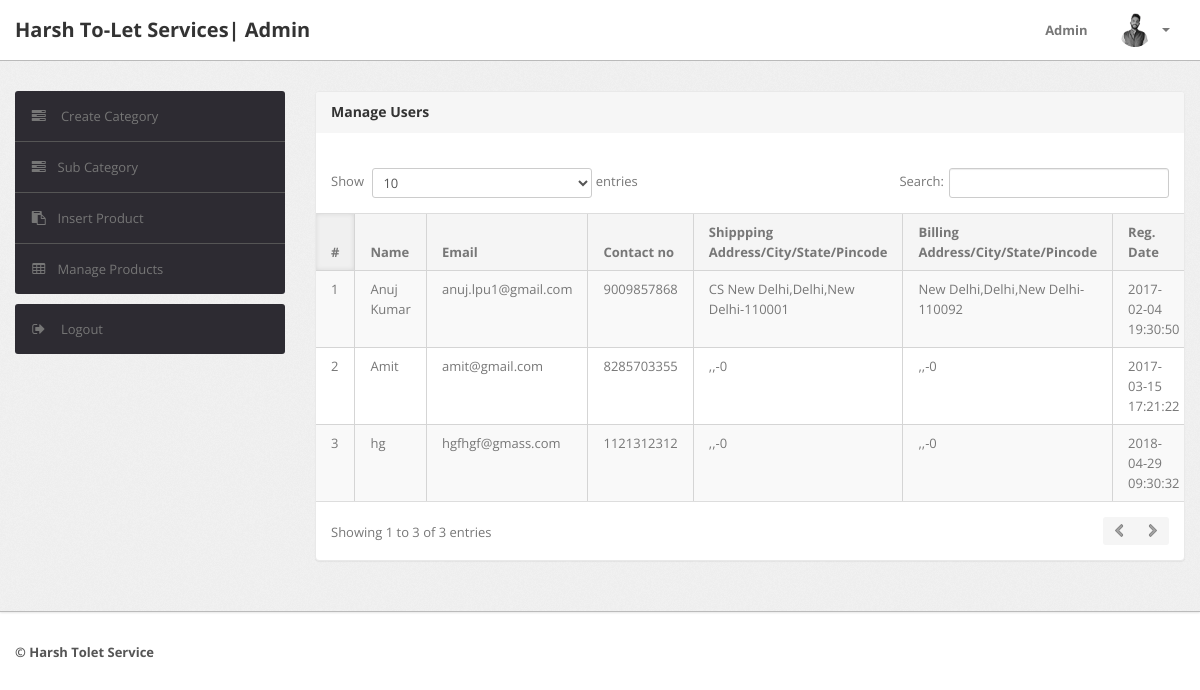
Before: /Searching/admin/manage-users.php (signed in) with the older database file.
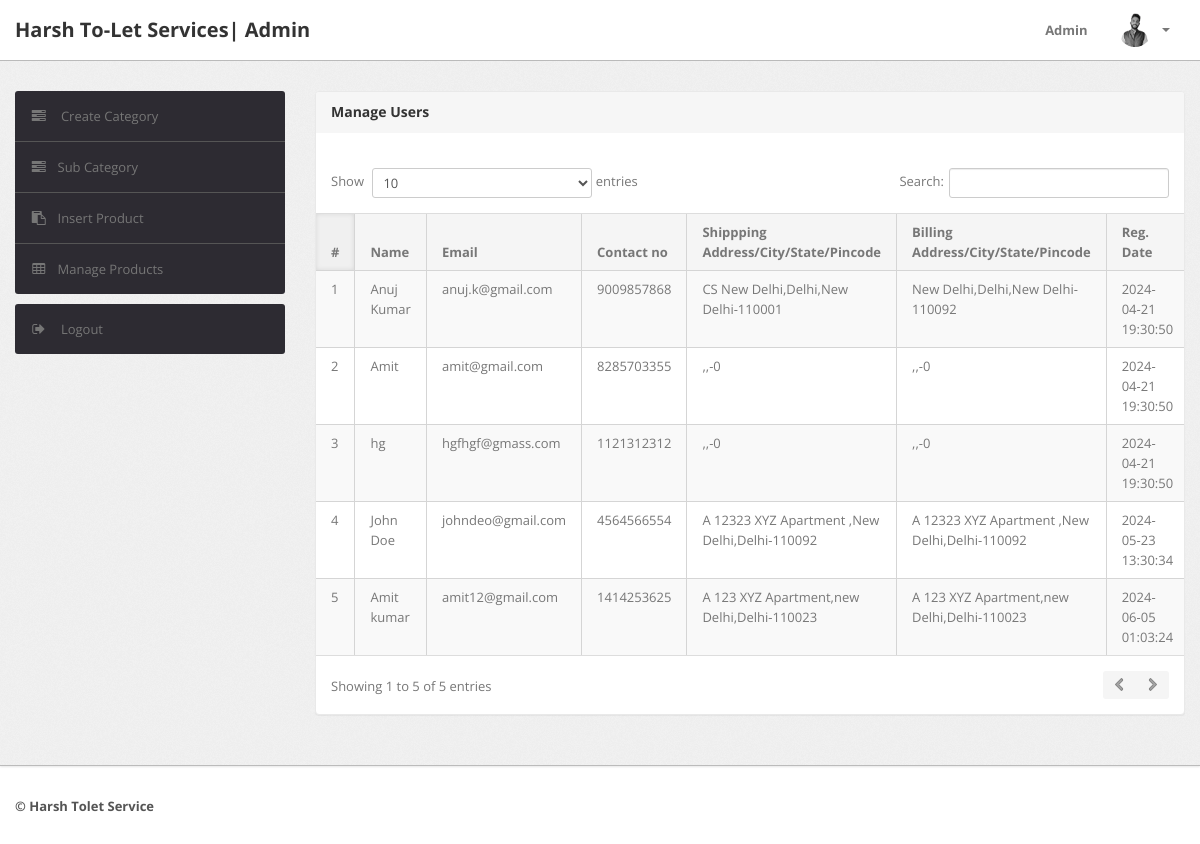
After: the same page with the newer database file.
### tables this page shows
CREATE TABLE `users` (
  `id` int(11) NOT NULL,
  `name` varchar(255) DEFAULT NULL,
  `email` varchar(255) DEFAULT NULL,
  `contactno` bigint(11) DEFAULT NULL,
  `password` varchar(255) DEFAULT NULL,
  `shippingAddress` longtext DEFAULT NULL,
  `shippingState` varchar(255) DEFAULT NULL,
  `shippingCity` varchar(255) DEFAULT NULL,
  `shippingPincode` int(11) DEFAULT NULL,
  `billingAddress` longtext DEFAULT NULL,
  `billingState` varchar(255) DEFAULT NULL,
  `billingCity` varchar(255) DEFAULT NULL,
  `billingPincode` int(11) DEFAULT NULL,
  `regDate` timestamp NOT NULL DEFAULT current_timestamp(),
  `updationDate` varchar(255) DEFAULT NULL
);

### Searching/admin/manage-users.php (the view, shortened to what this page needs)
<?php
include('include/config.php');
if(strlen($_SESSION['alogin'])==0)
	{
header('location:index.php');
}
else{
?>
<!DOCTYPE html>
<html lang="en">
<head>
	<link type="text/css" href="bootstrap/css/bootstrap.min.css" rel="stylesheet">
	<link type="text/css" href="bootstrap/css/bootstrap-responsive.min.css" rel="stylesheet">
	<link type="text/css" href="css/theme.css" rel="stylesheet">
	<link type="text/css" href="images/icons/css/font-awesome.css" rel="stylesheet">
</head>
<body>
<?php include('include/header.php');?>
	<div class="wrapper">
		<div class="container">
			<div class="row">
<?php include('include/sidebar.php');?>
			<div class="span9">
					<div class="content">
	<div class="module">
							<div class="module-head">
								<h3>Manage Users</h3>
							</div>
							<div class="module-body table">
									<br />
								<table cellpadding="0" cellspacing="0" border="0" class="datatable-1 table table-bordered table-striped	 display" width="100%">
									<thead>
										<tr>
											<th>#</th>
											<th> Name</th>
											<th>Email </th>
											<th>Contact no</th>
											<th>Shippping Address/City/State/Pincode </th>
											<th>Billing Address/City/State/Pincode </th>
											<th>Reg. Date </th>
										</tr>
									</thead>
									<tbody>
<?php $query=mysqli_query($con,"select * from users");
$cnt=1;
while($row=mysqli_fetch_array($query))
{
?>
										<tr>
											<td><?php echo htmlentities($cnt);?></td>
											<td><?php echo htmlentities($row['name']);?></td>
											<td><?php echo htmlentities($row['email']);?></td>
											<td> <?php echo htmlentities($row['contactno']);?></td>
											<td><?php echo htmlentities($row['shippingAddress'].",".$row['shippingCity'].",".$row['shippingState']."-".$row['shippingPincode']);?></td>
											<td><?php echo htmlentities($row['billingAddress'].",".$row['billingCity'].",".$row['billingState']."-".$row['billingPincode']);?></td>
											<td><?php echo htmlentities($row['regDate']);?></td>
										<?php $cnt=$cnt+1; } ?>
								</table>
							</div>
						</div>
					</div>
				</div>
			</div>
		</div>
	</div>
<?php include('include/footer.php');?>
</body>
<?php } ?>

### Searching/admin/include/header.php (shortened to what this page needs)
<div class="navbar navbar-fixed-top">
		<div class="navbar-inner">
			<div class="container">
			  	<a class="brand" href="index.html">
			  		Harsh To-Let Services| Admin
			  	</a>
				<div class="nav-collapse collapse navbar-inverse-collapse">
					<ul class="nav pull-right">
						<li><a href="#">
							Admin
						</a></li>
						<li class="nav-user dropdown">
							<a href="#" class="dropdown-toggle" data-toggle="dropdown">
								<img src="images/user.png" class="nav-avatar" />
								<b class="caret"></b>
							</a>
						</li>
					</ul>
				</div>
			</div>
		</div>
	</div>

### Searching/admin/include/sidebar.php
<div class="span3">
					<div class="sidebar">
						<ul class="widget widget-menu unstyled">
                                <li><a href="category.php"><i class="menu-icon icon-tasks"></i> Create Category </a></li>
                                <li><a href="subcategory.php"><i class="menu-icon icon-tasks"></i>Sub Category </a></li>
                                <li><a href="insert-product.php"><i class="menu-icon icon-paste"></i>Insert Product </a></li>
                                <li><a href="manage-products.php"><i class="menu-icon icon-table"></i>Manage Products </a></li>
                            </ul>
						<ul class="widget widget-menu unstyled">
							<li>
								<a href="logout.php">
									<i class="menu-icon icon-signout"></i>
									Logout
								</a>
							</li>
						</ul>
					</div>
				</div>

### Searching/admin/include/footer.php
<div class="footer">
	<div class="container">
		<b class="copyright">&copy; Harsh Tolet Service </b>
	</div>
</div>

Changed rows visible on the page:
changed users "Anuj Kumar": email "anuj.lpu1@gmail.com" → "anuj.k@gmail.com"; regDate "2017-02-04 19:30:50" → "2024-04-21 19:30:50"
changed users "Amit": regDate "2017-03-15 17:21:22" → "2024-04-21 19:30:50"
changed users "hg": regDate "2018-04-29 09:30:32" → "2024-04-21 19:30:50"
added users: name "John Doe", email "johndeo@gmail.com", contactno "4564566554", shippingAddress+shippingCity+shippingState "A 12323 XYZ Apartment ,New Delhi,Delhi-110092", billingAddress+billingCity+billingState "A 12323 XYZ Apartment ,New Delhi,Delhi-110092", regDate "2024-05-23 13:30:34"
added users: name "Amit kumar", email "amit12@gmail.com", contactno "1414253625", shippingAddress+shippingCity+shippingState "A 123 XYZ Apartment,new Delhi,Delhi-110023", billingAddress+billingCity+billingState "A 123 XYZ Apartment,new Delhi,Delhi-110023", regDate "2024-06-05 01:03:24"
Other visible differences:
text written by a page script: "Show entries Search: Showing 1 to 3 of 3 entries" → "Show entries Search: Showing 1 to 5 of 5 entries"
